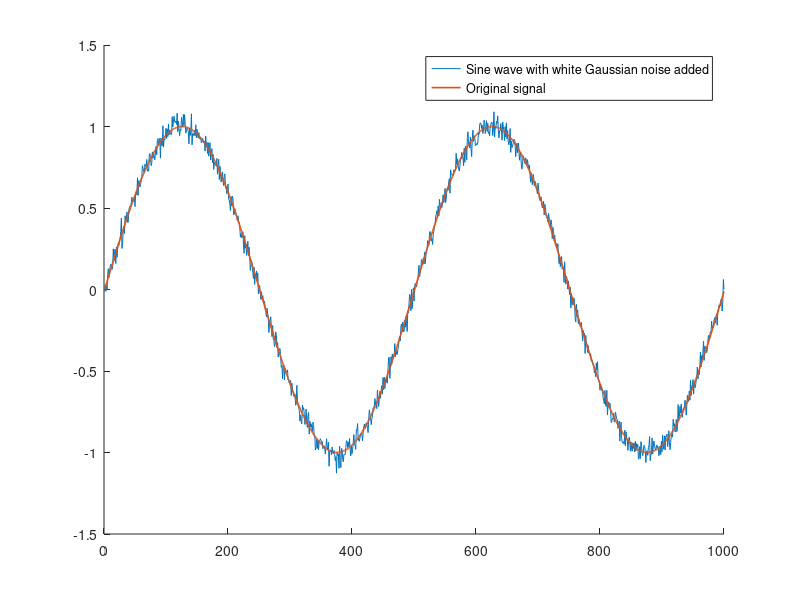

This figure's MATLAB source: (Note: this script raises an error after producing the figure.)
%Pre cleaning
close all;
clear;
clc;

%Sine signal replica
t = 0:1:999;
original = sin(2*pi*0.002*t);

%Noisy replica
noise = wgn(1, 1000, -28); %-28 dBW was chosen to replicate the noise in the original paper.
noisy_signal = original + noise;
figure(1)
hold on;
plot(noisy_signal);
plot(original, 'LineWidth', 1.2);
legend("Sine wave with white Gaussian noise added", "Original signal");
hold off;

%Spline function fitting using the spap2 function
spline_app_500ctrl = spap2(500, 3, t, noisy_signal);
spline_app_200ctrl = spap2(200, 3, t, noisy_signal);
spline_app_100ctrl = spap2(100, 3, t, noisy_signal);
spline_app_50ctrl = spap2(50, 3, t, noisy_signal);

fn_form_500ctrl = fnval(fn2fm(spline_app_500ctrl, 'ppform'), t);
fn_form_200ctrl = fnval(fn2fm(spline_app_200ctrl, 'ppform'), t);
fn_form_100ctrl = fnval(fn2fm(spline_app_100ctrl, 'ppform'), t);
fn_form_50ctrl = fnval(fn2fm(spline_app_50ctrl, 'ppform'), t);

figure(2)
subplot(2, 2, 1);
hold on;
plot(fn_form_500ctrl);
plot(original, 'LineWidth', 1.2);
legend("Spline approximated signal", "Original signal");
title("a) p=3; No.CP=500");
xlabel("Samples");
ylabel("Magnitude");
hold off;

subplot(2, 2, 2);
hold on;
plot(fn_form_200ctrl);
plot(original, 'LineWidth', 1.2);
legend("Spline approximated signal", "Original signal");
title("b) p=3; No.CP=200");
xlabel("Samples");
ylabel("Magnitude");
hold off;

subplot(2, 2, 3);
hold on;
plot(fn_form_100ctrl);
plot(original, 'LineWidth', 1.2);
legend("Spline approximated signal", "Original signal");
title("c) p=3; No.CP=100");
xlabel("Samples");
ylabel("Magnitude");
hold off;

subplot(2, 2, 4);
hold on;
plot(fn_form_50ctrl);
plot(original, 'LineWidth', 1.2);
legend("Spline approximated signal", "Original signal");
title("d) p=3; No.CP=50");
xlabel("Samples");
ylabel("Magnitude");
hold off;

%Performance metrics calculation

signal_vector = [noisy_signal' fn_form_500ctrl' fn_form_200ctrl' fn_form_100ctrl' fn_form_50ctrl']; %From this point onwards this order is used for the signals inside the vectors.

%SM1
SM1 = zeros(1, size(signal_vector, 2));
SM1_percentage = zeros(1, size(signal_vector, 2));
for n = 1:size(signal_vector, 2)
    dif = signal_vector(2:size(signal_vector(:, n), 1), n) - signal_vector(1:size(signal_vector(:, n), 1)-1, n);
    SM1(n) = sum(abs(dif));
    SM1_percentage(n) = 100*(SM1(1)-SM1(n))/(SM1(1));
end

%SM2
SM2 = zeros(1, size(signal_vector, 2));
SM2_percentage = zeros(1, size(signal_vector, 2));
for n = 1:size(signal_vector, 2)
    dif = signal_vector(1:size(signal_vector(:, n), 1)-2, n) - 2.*signal_vector(2:size(signal_vector(:, n), 1)-1, n) + signal_vector(3:size(signal_vector(:, n), 1), n);
    SM2(n) = sum((dif).^(2));
    SM2_percentage(n) = 100*(SM2(1)-SM2(n))/(SM2(1));
end